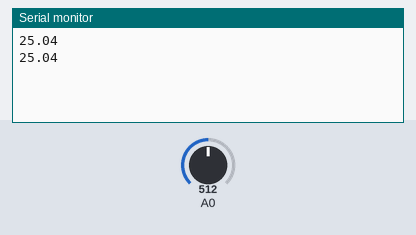
Recording of a sketch running on a simulated Arduino Uno, built with avr-gcc and run on an emulated ATmega328P. On the bench: the last lines printed to the serial monitor. The inputs (shaded band) are chosen by the test bench; at power-on: A0 = 512.

Above: at 1.8 s.
1.9 s: A0 set to 716
At 2.8 s:
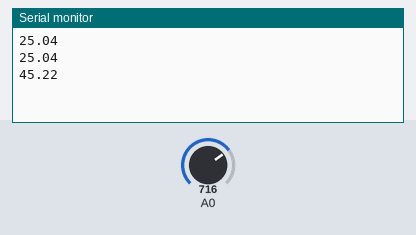
3.4 s: A0 set to 900
At 4.5 s:
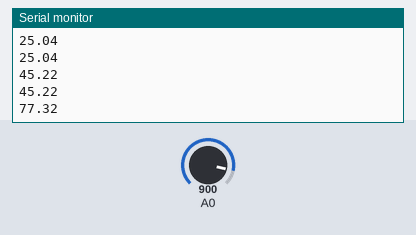
Timing chart, 0 to 6.4 s (numbered marks = the images above; inputs shaded):
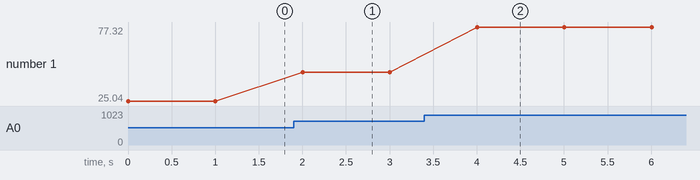

Measured:
- after the input at 1.9 s, the serial monitor: prints a new line after 0.10 s (image 1)
- after the input at 3.4 s, the serial monitor: prints a new line after 0.60 s (image 2)
- plotted number 1: 25.04 → 45.22 after the input at 1.9 s, 45.22 → 77.32 after the input at 3.4 s

The sketch:

test.ino
```cpp
#include <stdlib.h>
#include <stdio.h>
#include <stdint.h>
#include <SPI.h>

int a;
int del = 1000; // duration between temperature readings
float temperature;
int B = 3975; //B value of the thermistor
float resistance;

void initSerial()
{
    // Start serial and initialize stdout
    Serial.begin(115200);
    Serial.setDebugOutput(true);
}

void setup()
{
    initSerial();
    pinMode(A0, INPUT);
}

void loop()
{
    a = analogRead(0);
    resistance = (float)(1023 - a) * 10000 / a;
    temperature = 1 / (log(resistance / 10000) / B + 1 / 298.15) - 273.15;
    Serial.println(temperature);
    delay(del);
}
```
